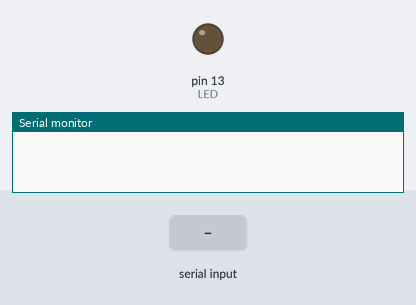
This sketch was run on a simulated Arduino Uno, built with avr-gcc and run on an emulated ATmega328P. Parts: output pins drawn as LEDs (lit = HIGH), the last lines printed to the serial monitor. Inputs (shaded band) come from the test bench.

Above: at 1.2 s.
1.3 s: "1" received over Serial
At 1.9 s:
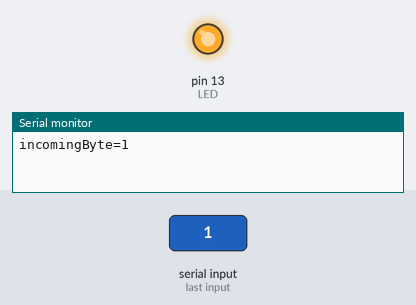
2.8 s: "0" received over Serial
At 4.2 s:
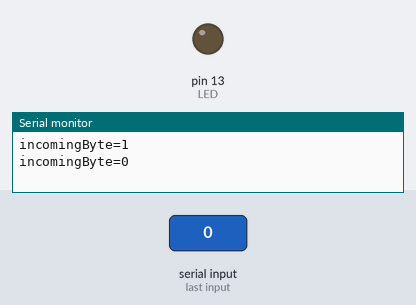
Timing chart, 0 to 5.8 s (numbered marks = the images above; inputs shaded):
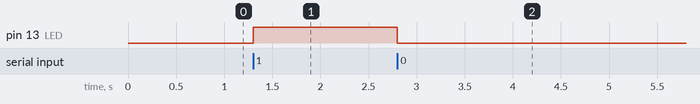

The sketch:

DFBluetoothV3.ino
```cpp
char incomingByte;  // incoming data
int  LED = 13;      // LED pin
void setup() {
  Serial.begin(9600); // initialization
  pinMode(LED, OUTPUT);}
void loop() {
  if (Serial.available() > 0) {  // if the data came
    incomingByte = Serial.read(); // read byte
    if(incomingByte == '0') {
      Serial.println("incomingByte=0");
       digitalWrite(LED, LOW);  // if 1, switch LED Off
    }
    if(incomingByte == '1') {
      Serial.println("incomingByte=1");
       digitalWrite(LED, HIGH); // if 0, switch LED on
    }
  }
}
```

Measured:
- after the input at 1.3 s, pin 13 (LED): LOW → HIGH at once
- after the input at 2.8 s, pin 13 (LED): HIGH → LOW at once
